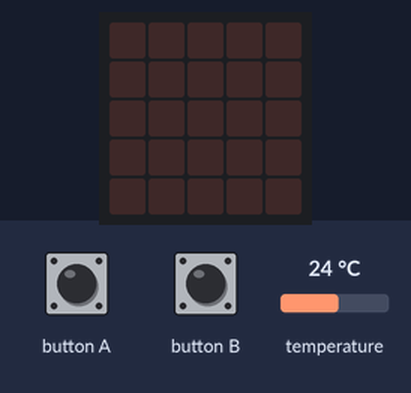
Bench run of a program on a simulated BBC micro:bit (MakeCode). On the bench: the board's 5×5 LED display. Inputs (shaded band) come from the test bench; at power-on: temperature 24 °C. Random numbers come from a fixed seed.

Above: at 1.2 s.
1.3 s: button A pressed for 0.15 s
At 2.7 s:
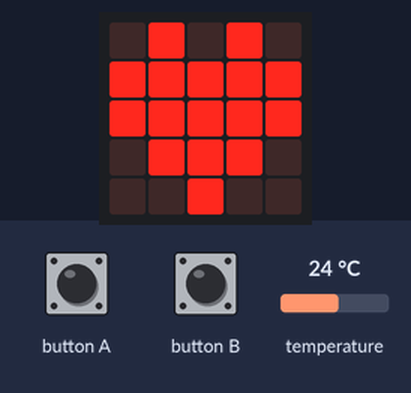
3.7 s: button B pressed for 0.15 s
At 4.5 s:
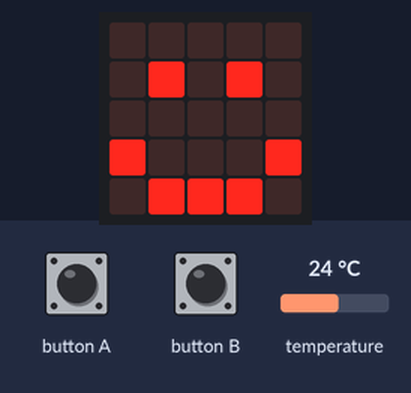
5.3 s: button A pressed for 0.15 s
At 6.9 s:
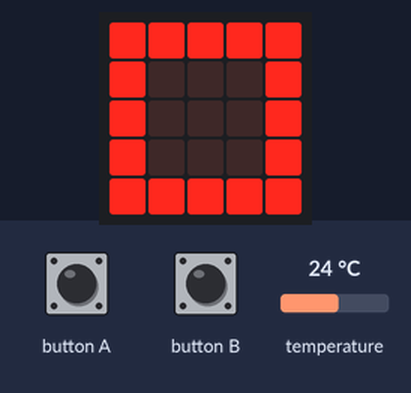
7.7 s: button A pressed 2 times (0.12 s each, 0.3 s apart)
At 10.4 s:
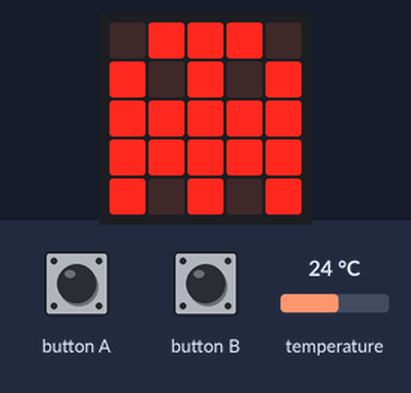
Timing chart, 0 to 11.9 s (numbered marks = the images above; inputs shaded):
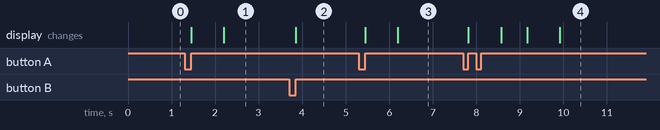

The program:

main.ts
```typescript
let numero_aleatorio = 0
let temperatura = 0
input.onButtonPressed(Button.A, function () {
    numero_aleatorio = randint(1, 3)
    basic.showNumber(numero_aleatorio)
    if (numero_aleatorio == 1) {
        basic.showIcon(IconNames.Heart)
    }
    if (numero_aleatorio == 2) {
        basic.showIcon(IconNames.Ghost)
    }
    if (numero_aleatorio == 3) {
        basic.showIcon(IconNames.Square)
    }
})
input.onButtonPressed(Button.B, function () {
    temperatura = input.temperature()
    if (temperatura >= 35) {
        basic.showIcon(IconNames.Angry)
    } else {
        basic.showIcon(IconNames.Happy)
    }
})
basic.forever(function () {

})
```

test.ts
```typescript
// aquí va el archivo "tests"; esto no se compilará cuando este paquete se utilice como una extensión.
```

Measured:
- after the input at 1.3 s, the display: first changes after 0.15 s (image 1 shows a later state)
- after the input at 3.7 s, the display: changes after 0.15 s (image 2)
- after the input at 5.3 s, the display: first changes after 0.15 s (image 3 shows a later state)
- after the input at 7.7 s, the display: first changes after 0.12 s (image 4 shows a later state)
